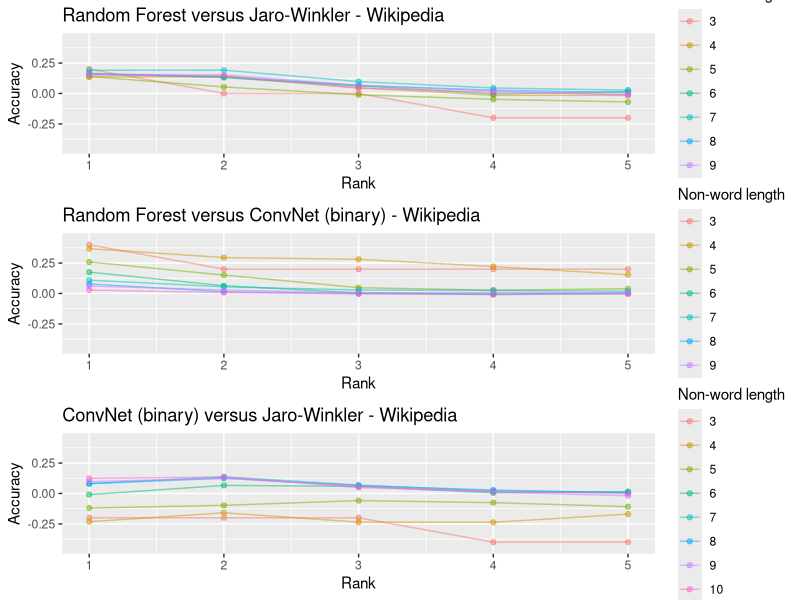
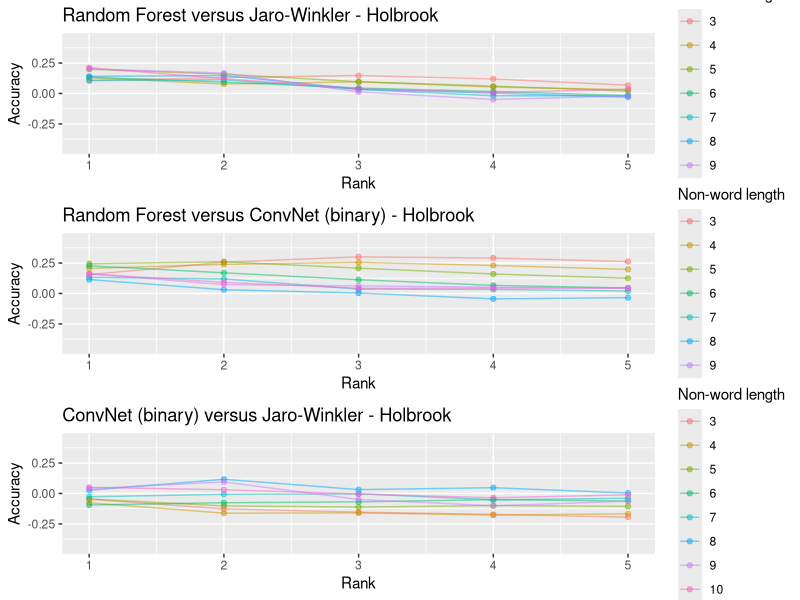
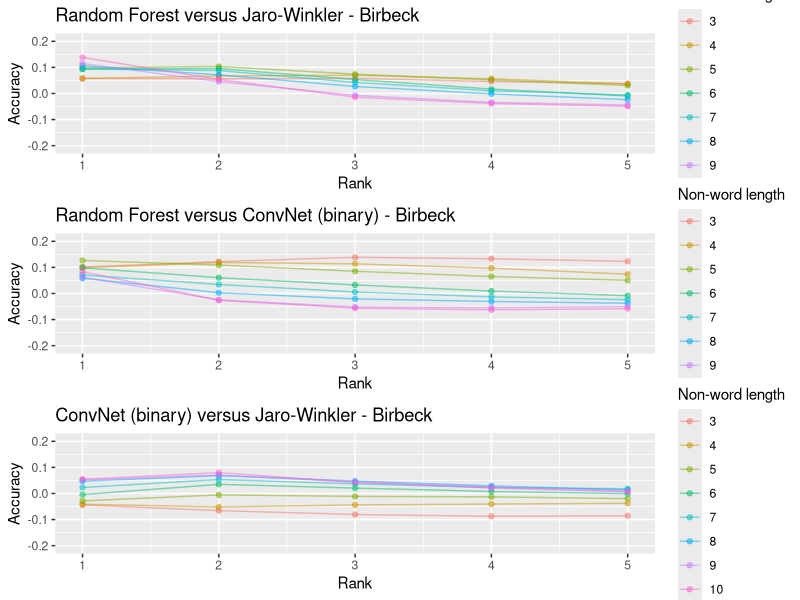
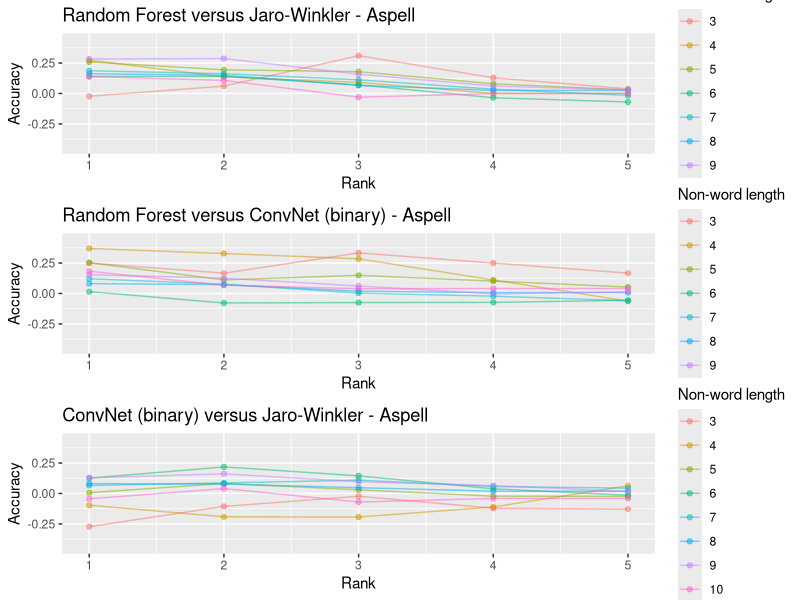

Generate these figures, in order, with R:
library(plyr)
library(dplyr)
library(ggplot2)
library(gridExtra)
library(gtools)
library(xtable)

prepare_df <- function(df) {
  df$System <- df$Algorithm
  df$Algorithm <- NULL
  df$`Non-word length` <- df$Non.word.Length
  df
}

plot_system_accuracy_at_k_by_length <- function(df, candidates=NULL, max_rank=10, min_length=1, max_length=15, by_system=FALSE) {
  df <- filter(df, (`Non-word length` >= min_length) & (`Non-word length` <= max_length))
  if (!is.null(candidates)) {
    df <- filter(df, Candidates == candidates)
  }
  df <- filter(df, Rank <= max_rank)

  df$`Non-word length` <- factor(df$`Non-word length`)

  p <- ggplot(data=df, aes(x=Rank, y=Accuracy, color=`Non-word length`))
  p <- p + scale_x_continuous(breaks=sort(unique(df$Rank)))

  if (by_system) {
    p <- p + geom_point(aes(shape=System), alpha=0.5)
  } else {
    p <- p + geom_point(alpha=0.5)
  }

  if (by_system) {
    p <- p + geom_line(aes(linetype=System), alpha=0.5)
  } else {
    p <- p + geom_line(alpha=0.5)
  }

  #p <- p + ylim(0.1, 1)

  p
}

plot_system_accuracy_at_k_difference <- function(df, lengths) {
  p <- ggplot(data=df, aes(x=Rank, color=`Non-word length`))
  
  for (len in lengths) {
    df_length <- filter(df, `Non-word length` == len)
    #df_length$`Non-word length` <- factor(df_length$`Non-word length`,
    #                                      levels=mixedsort(unique(df_length$`Non-word length`)))
    #print(levels(df_length$`Non-word length`))
    p <- p + geom_ribbon(data=df_length,
      #aes(ymin=ymin, ymax=ymax, x=Rank, fill=`Non-word length`, linetype=`Non-word length`),
      aes(ymin=ymin, ymax=ymax, x=Rank, fill=`Non-word length`),
      alpha=0.5, color="black")
  }
  p <- p + scale_x_continuous(breaks=sort(unique(tmp$Rank)))
  p <- p + YLIM
  p
}

plot_generated_data_results <- function() {
  df <- read.csv("data/ranks-test.csv", sep="\t")
  df <- prepare_df(df)
  
  # Plot the ConvNet and Aspell results separately.
  p <- plot_system_accuracy_at_k_by_length(
    filter(df, System == "ConvNet (binary)"),
    candidates="No near-miss")
  ggsave("data/ranks-by-length-convnet.pdf", p)
  dev.off()
  
  p <- plot_system_accuracy_at_k_by_length(
    filter(df, System == "Aspell with Jaro-Winkler"),
    candidates="No near-miss")
  ggsave("data/ranks-by-length-aspell-with-jaro-winkler.pdf", p)
  dev.off()
  
  # Then plot the differences.
  df_aspell <- filter(df, System=="Aspell with Jaro-Winkler")
  df_convnet <- filter(df, System=="ConvNet (binary)")
  df_length <- df_aspell
  
  df_length$Accuracy <- df_convnet$Accuracy - df_aspell$Accuracy
  p <- plot_system_accuracy_at_k_by_length(df_length,
    candidates="No near-miss")
    # c(4,6,8,10))
  p <- p + coord_cartesian(ylim=c(-.25,.25))
  ggsave("data/ranks-by-length-difference.pdf", p)
  dev.off()
}
#plot_generated_data_results()

plot_mitton_data_results <- function() {
  df <- read.csv("data/ranks-mitton.csv", sep="\t")
  df <- prepare_df(df)

  # This data frame has results for four different Mitton corpora.

  graphics.off()

  lengths <- c(3,4,5,6,7,8,9,10)

  for (corpus in unique(df$Corpus)) {
    tmp <- subset(df, Corpus == corpus & Non.word.Length %in% lengths & Rank <= 5)

    # Plot the differences.
    df_aspell <- filter(tmp, System=="Aspell with Jaro-Winkler")
    df_convnet <- filter(tmp, System=="ConvNet (binary)")
    df_random_forest <- filter(tmp, System=="Random Forest")

    df_length <- df_aspell
    df_length$`Jaro-Winkler` <- df_aspell$Accuracy
    df_length$`ConvNet (binary)` <- df_convnet$Accuracy
    df_length$`Random Forest` <- df_random_forest$Accuracy

    ylim <- c(-.45, .45)
    if (corpus == "Birbeck") {
      ylim <- c(-.21, .21)
    }

    df_length$Accuracy <- df_length$`Random Forest` - df_length$`Jaro-Winkler`
    p1 <- plot_system_accuracy_at_k_by_length(df_length, min_length=3)
    p1 <- p1 + coord_cartesian(ylim=ylim)
    p1 <- p1 + labs(title=paste0("Random Forest versus Jaro-Winkler - ", corpus))

    df_length$Accuracy <- df_length$`Random Forest` - df_length$`ConvNet (binary)`
    p2 <- plot_system_accuracy_at_k_by_length(df_length, min_length=3)
    p2 <- p2 + coord_cartesian(ylim=ylim)
    p2 <- p2 + labs(title=paste0("Random Forest versus ConvNet (binary) - ", corpus))

    df_length$Accuracy <- df_length$`ConvNet (binary)` - df_length$`Jaro-Winkler`
    p3 <- plot_system_accuracy_at_k_by_length(df_length, min_length=3)
    p3 <- p3 + coord_cartesian(ylim=ylim)
    p3 <- p3 + labs(title=paste0("ConvNet (binary) versus Jaro-Winkler - ", corpus))

    pdf_file = paste0("data/ranks-by-length-difference-", corpus, ".pdf")
    pdf(pdf_file)
    grid.arrange(p1, p2, p3, ncol=1)
    dev.off()
  }
}
plot_mitton_data_results()

make_mitton_tables <- function() {
  df <- read.csv("data/ranks-mitton.csv", sep="\t")
  df <- prepare_df(df)
}
#make_mitton_tables()
